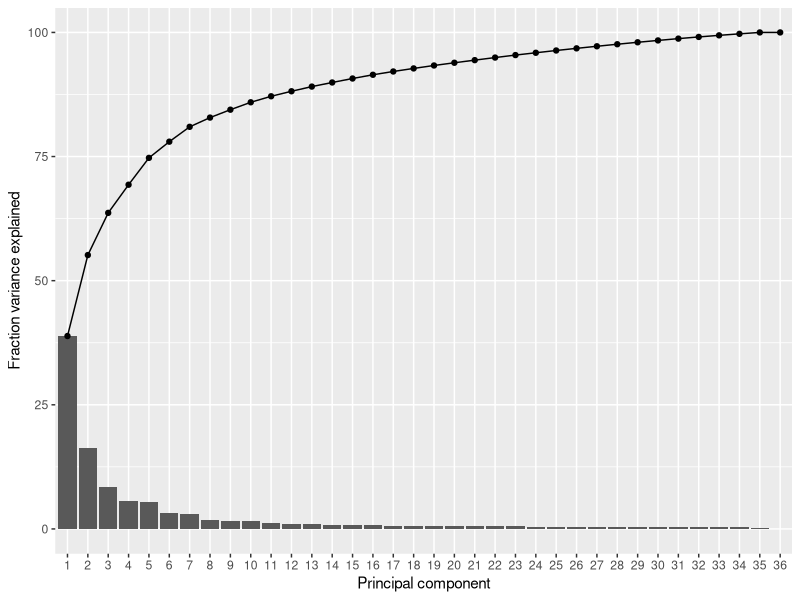
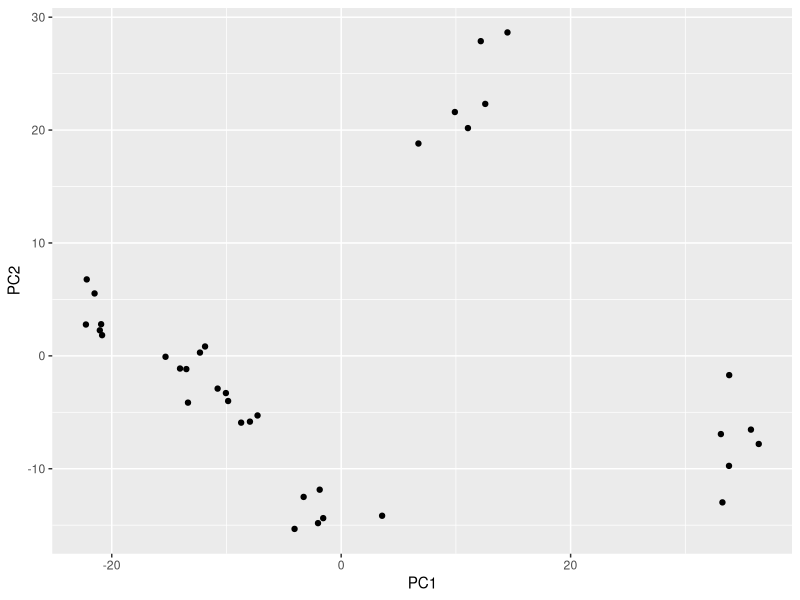
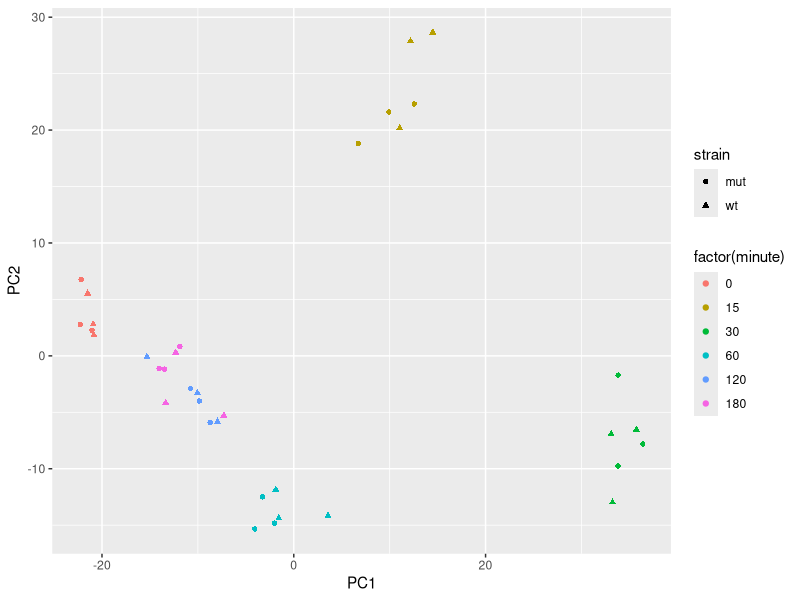
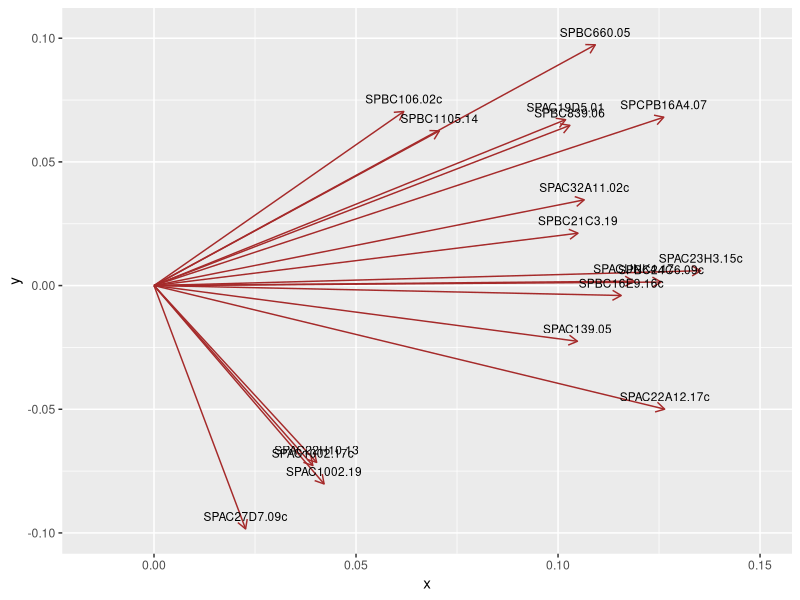
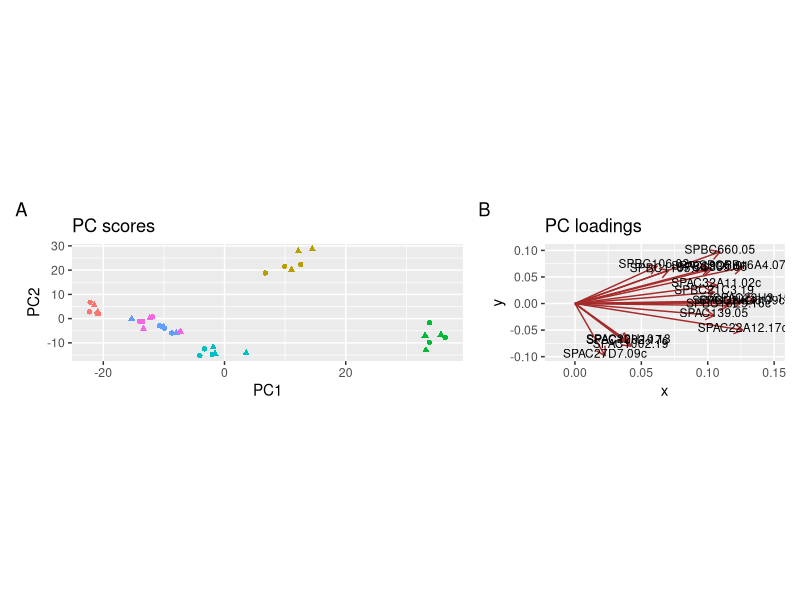
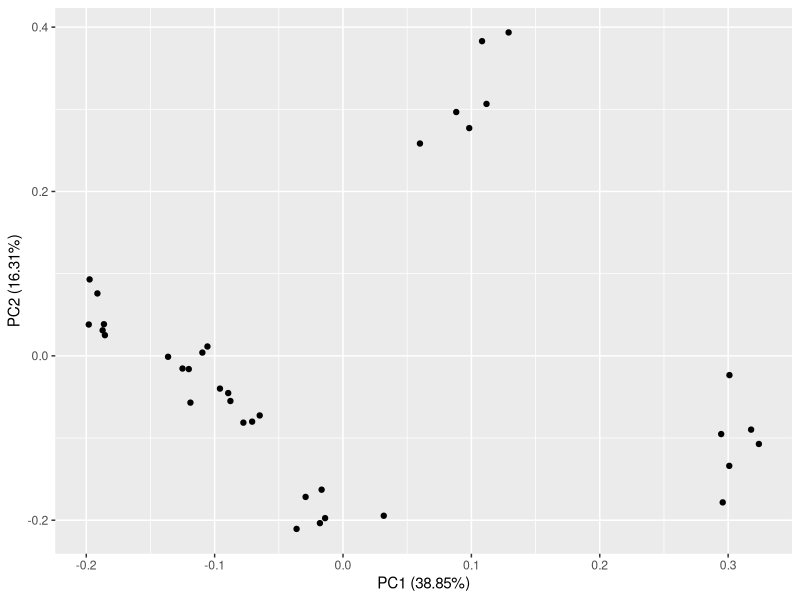
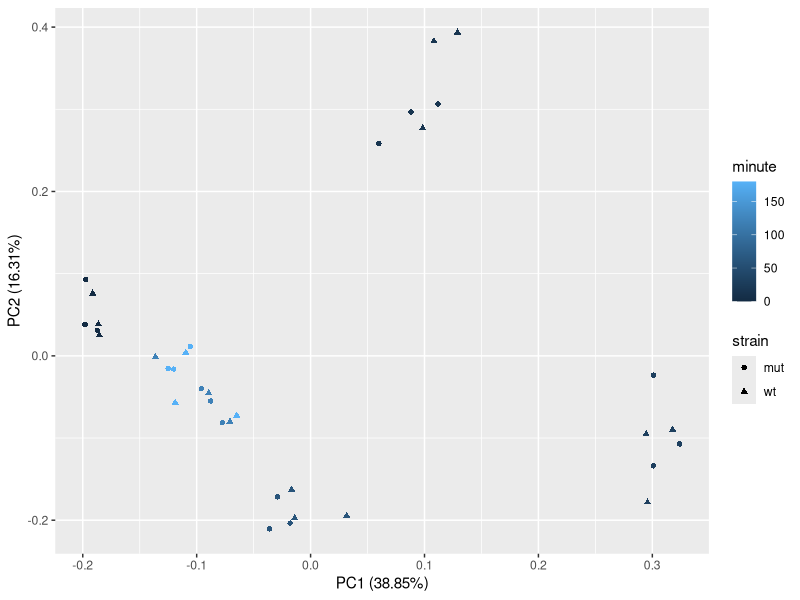

Source code (R) for these figures, in order:
## ---- chunk 1
knitr::opts_chunk$set(echo = TRUE, rows.print = 10)
## ---- chunk 2
##### setup ####

# load packages
library(tidyverse)

# read the data
trans_cts <- read_csv("./data/counts_transformed.csv")
sample_info <- read_csv("./data/sample_info.csv")
## ---- chunk 3
# Create a matrix from our table of counts
pca_matrix <- trans_cts %>% 
  # make the "gene" column become the rownames of the table
  column_to_rownames("gene") %>% 
  # coerce to a matrix
  as.matrix() %>% 
  # transpose the matrix so that rows = samples and columns = variables
  t()

# Perform the PCA
sample_pca <- prcomp(pca_matrix)
## ---- chunk 4
# Look at the first 10 rows and first 5 columns of the matrix
pca_matrix[1:10, 1:5]
## ---- chunk 5
# Convert matrix to tibble
as_tibble(pca_matrix)
## ---- chunk 6
# Convert matrix to tibble - add colnames to a new column called "gene"
as_tibble(pca_matrix, rownames = "sample")
## ---- chunk 7
pc_eigenvalues <- sample_pca$sdev^2
## ---- chunk 8
# create a "tibble" manually with 
# a variable indicating the PC number
# and a variable with the variances
pc_eigenvalues <- tibble(PC = factor(1:length(pc_eigenvalues)), 
                         variance = pc_eigenvalues) %>% 
  # add a new column with the percent variance
  mutate(pct = variance/sum(variance)*100) %>% 
  # add another column with the cumulative variance explained
  mutate(pct_cum = cumsum(pct))

# print the result
pc_eigenvalues
## ---- chunk 9
pc_eigenvalues %>% 
  ggplot(aes(x = PC)) +
  geom_col(aes(y = pct)) +
  geom_line(aes(y = pct_cum, group = 1)) + 
  geom_point(aes(y = pct_cum)) +
  labs(x = "Principal component", y = "Fraction variance explained")
## ---- chunk 10
# The PC scores are stored in the "x" value of the prcomp object
pc_scores <- sample_pca$x
## ---- chunk 11
pc_scores <- pc_scores %>% 
  # convert to a tibble retaining the sample names as a new column
  as_tibble(rownames = "sample")

# print the result
pc_scores
## ---- chunk 12
pc_scores %>% 
  # create the plot
  ggplot(aes(x = PC1, y = PC2)) +
  geom_point()
## ---- chunk 13
# The PC scores are stored in the "x" value of the prcomp object, which is a matrix
pca_plot <- sample_pca$x %>% 
  # convert it to a tibble retaining the sample names as a new column
  as_tibble(rownames = "sample") %>% 
  # join with "sample_info" table 
  full_join(sample_info, by = "sample") %>% 
  # create the plot
  ggplot(aes(x = PC1, y = PC2, colour = factor(minute), shape = strain)) +
  geom_point()
pca_plot
## ---- chunk 14
pc_loadings <- sample_pca$rotation
## ---- chunk 15
pc_loadings <- pc_loadings %>% 
  as_tibble(rownames = "gene")

# print the result
pc_loadings
## ---- chunk 16
top_genes <- pc_loadings %>% 
  # select only the PCs we are interested in
  select(gene, PC1, PC2) %>%
  # convert to a "long" format
  pivot_longer(matches("PC"), names_to = "PC", values_to = "loading") %>% 
  # for each PC
  group_by(PC) %>% 
  # arrange by descending order of loading
  arrange(desc(abs(loading))) %>% 
  # take the 10 top rows
  slice(1:10) %>% 
  # pull the gene column as a vector
  pull(gene) %>% 
  # ensure only unique genes are retained
  unique()

top_genes
## ---- chunk 17
top_loadings <- pc_loadings %>% 
  filter(gene %in% top_genes)
## ---- chunk 18
loadings_plot <- ggplot(top_loadings) +
  geom_segment(aes(x = 0, y = 0, xend = PC1, yend = PC2), 
               arrow = arrow(length = unit(0.1, "in")),
               colour = "brown") +
  geom_text(aes(x = PC1, y = PC2, label = gene),
            nudge_y = 0.005, size = 3) +
  scale_x_continuous(expand = c(0.02, 0.02))
loadings_plot
## ---- chunk 19
library(patchwork)

# Adjust some aspects of each plot
pca_plot <- pca_plot + 
  coord_fixed(ratio = 0.4) + 
  labs(title = "PC scores") +
  theme(legend.position = "none")

loadings_plot <- loadings_plot + 
  coord_fixed(ratio = 0.4) + 
  labs(title = "PC loadings")

# Put them together
(pca_plot | loadings_plot) + plot_annotation(tag_levels = "A")
## ---- chunk 20
library(ggfortify)
autoplot(sample_pca)
## ---- chunk 21
autoplot(sample_pca, data = sample_info, colour = "minute", shape = "strain")
